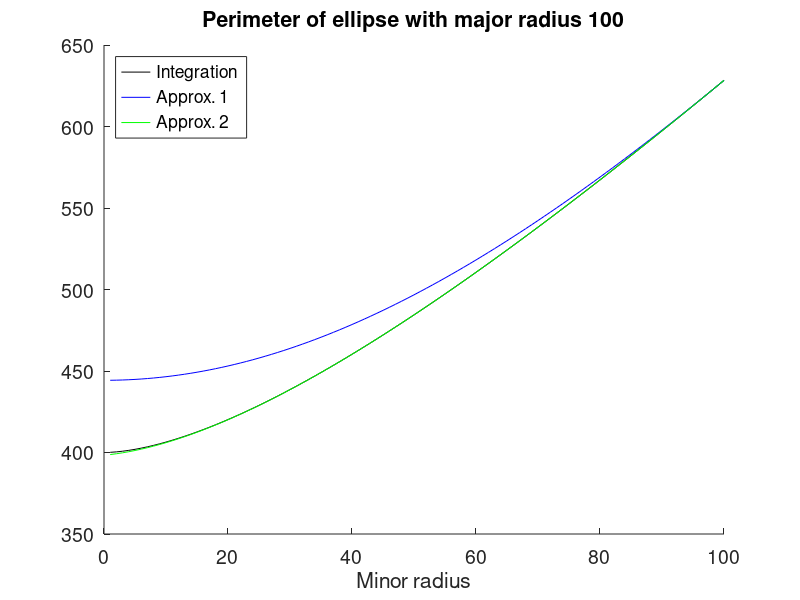
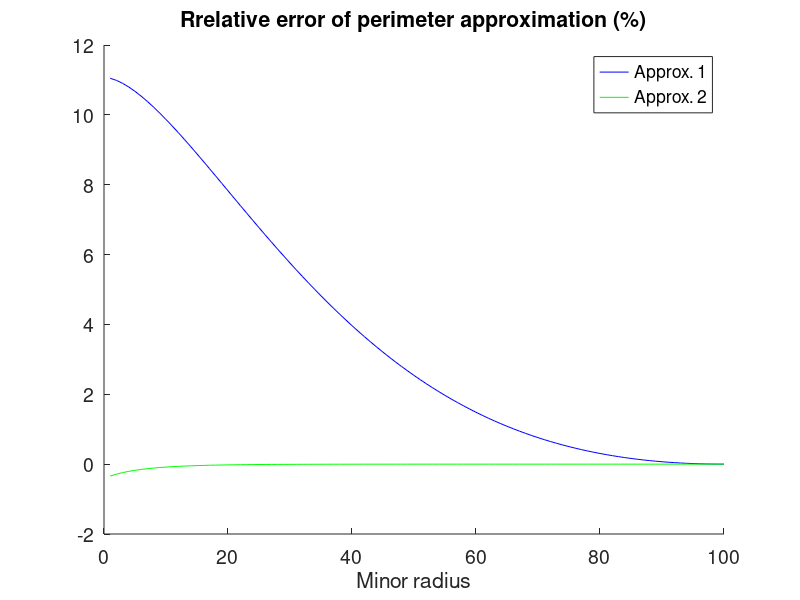

The MATLAB script that drew these images, in order:
function calculePerimetreEllipse()
% Comparaison des calculs de perimetre pour les ellipses
%
%   output = calculePerimetreEllipse(input)
%
%   Example
%   calculePerimetreEllipse
%
%   See also
%
%
% ------
% Author: David Legland
% e-mail: david.legland@grignon.inra.fr
% Created: 2010-10-13,    using Matlab 7.9.0.529 (R2009b)
% Copyright 2010 INRA - Cepia Software Platform.


%% Perimeter computations

a = 100;
b = 1:100;

p = zeros(100, 3);

for i=1:100
    p(i, 1) = perimIntegrate(a, b(i));
    p(i, 2) = perimApprox1(a, b(i));
    p(i, 3) = perimApprox2(a, b(i));
end

% compute errors
err1 = 100 * (p(:,2)-p(:,1)) ./ p(:,1);
err2 = 100 * (p(:,3)-p(:,1)) ./ p(:,1);


%% Display perimeters

figure; clf; hold on;
set(gca, 'fontsize', 14);

plot(b, p(:, 1), 'k');
plot(b, p(:, 2), 'b');
plot(b, p(:, 3), 'g');

legend({'Integration', 'Approx. 1', 'Approx. 2'}, 'location', 'NorthWest');
title('Perimeter of ellipse with major radius 100');
xlabel('Minor radius');


%% Display errors

figure; clf; hold on;
set(gca, 'fontsize', 14);

plot(b, err1, 'b');
plot(b, err2, 'g');

legend({'Approx. 1', 'Approx. 2'}, 'location', 'NorthEast');
title('Rrelative error of perimeter approximation (%)');
xlabel('Minor radius');


function p = perimApprox1(a, b)
p = pi * sqrt(2*(a.^2 + b.^2));

function p = perimApprox2(a, b)
p = pi*( 3*(a+b) - sqrt( (3*a+b) * (a+3*b) ) );

function p = perimIntegrate(a, b)

f = @(t) sqrt(a.^2.*cos(t).^2 + b.^2.*sin(t).^2) ;

p = 4*quad(f, 0, pi/2, 1e-6);